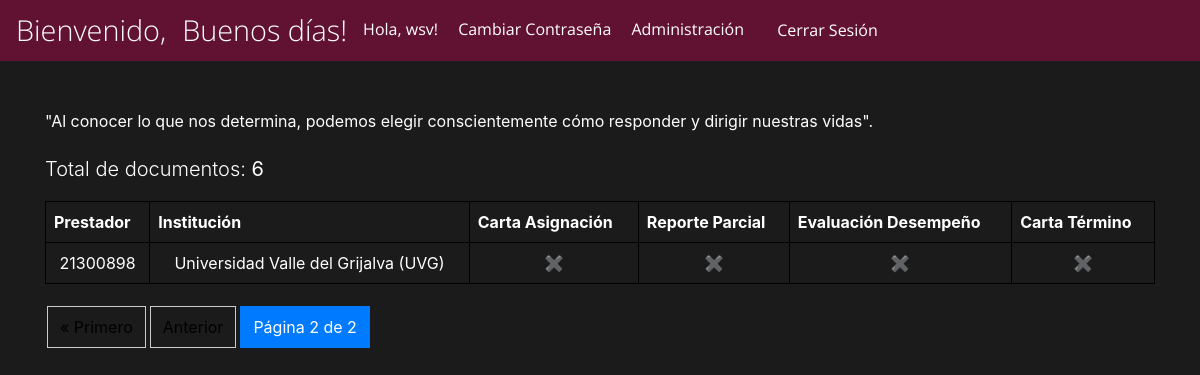
Page /?page=2 (signed in) on the committed database.
### servicio_social/models.py (models this page shows, shortened)
class ResumenDocumentos(models.Model):
    servicio_social = models.ForeignKey(ServicioSocial, on_delete=models.CASCADE, default=1)  # Use a valid ID from ServicioSocial
    carta_asignacion = models.BooleanField(default=False)
    reporte_parcial = models.BooleanField(default=False)
    evaluacion_desempeno = models.BooleanField(default=False)
    carta_termino = models.BooleanField(default=False)
    class Meta:
        verbose_name = "Resumen de Documentos"
        verbose_name_plural = "Resumen de Documentos"

class ServicioSocial(models.Model):
    prestador = models.ForeignKey(Prestador, on_delete=models.CASCADE)
    institucion = models.ForeignKey(Institucion, on_delete=models.CASCADE)
    programa = models.CharField(max_length=100)
    responsable = models.CharField(max_length=100)
    fecha_inicio = models.DateField()
    fecha_fin = models.DateField()
    horas_requeridas = models.IntegerField(default=480)
    horas_realizadas = models.IntegerField(default=0)
    actividades = models.TextField()
    class Meta:
        verbose_name = "Servicio Social"
        verbose_name_plural = "Servicios Sociales"

class Prestador(models.Model):
    nombres = models.CharField(max_length=50)
    apellido_p = models.CharField(max_length=50)
    apellido_m = models.CharField(max_length=50)
    curp = models.CharField(max_length=50, unique=True)
    telefono = models.CharField(max_length=20, null=True, blank=True)
    correo = models.EmailField(unique=True)
    matricula = models.CharField(max_length=50, unique=True)
    carrera = models.ForeignKey(Carrera, on_delete=models.CASCADE)
    activo = models.BooleanField(default=True)
    class Meta:
        verbose_name = "Prestador"
        verbose_name_plural = "Prestadores"

class Institucion(models.Model):
    nombre = models.CharField(max_length=100)
    class Meta:
        verbose_name = "Institución"
        verbose_name_plural = "Instituciones"

### servicio_social/views.py (the view)
# urls.py: path("", home, name="home"),
@login_required
def home(request):
    documentos_list = ResumenDocumentos.objects.select_related(
        'servicio_social__prestador', 'servicio_social__institucion'
    ).all()
    paginator = Paginator(documentos_list, 5)  # 5 registros por página
    page_number = request.GET.get('page')
    documentos = paginator.get_page(page_number)
    return render(request, 'home.html', {
        'documentos': documentos,
        'total_documentos': documentos_list.count()
    })

### templates/home.html (shortened to what this page needs)
{% extends 'base.html' %}
{% block content %}
{% include 'navbar.html' %}
<div class="container">
    <br></br>
    <a>"Al conocer lo que nos determina, podemos elegir conscientemente cómo responder y dirigir nuestras vidas".</a>
    <br></br>
    <h1>Total de documentos: <strong>{{ total_documentos }}</strong></h1>
    {% if documentos %}
        <table>
            <thead>
                <tr>
                    <th>Prestador</th>
                    <th>Institución</th>
                    <th>Carta Asignación</th>
                    <th>Reporte Parcial</th>
                    <th>Evaluación Desempeño</th>
                    <th>Carta Término</th>
                </tr>
            </thead>
            <tbody>
                {% for doc in documentos %}
                    <tr>
                        <td>{{ doc.servicio_social.prestador.matricula }}</td>
                        <td>{{ doc.servicio_social.institucion.nombre }}</td>
                        <td>{% if doc.carta_asignacion %}<span class="checkmark">✔</span>{% else %}<span class="crossmark">✖</span>{% endif %}</td>
                        <td>{% if doc.reporte_parcial %}<span class="checkmark">✔</span>{% else %}<span class="crossmark">✖</span>{% endif %}</td>
                        <td>{% if doc.evaluacion_desempeno %}<span class="checkmark">✔</span>{% else %}<span class="crossmark">✖</span>{% endif %}</td>
                        <td>{% if doc.carta_termino %}<span class="checkmark">✔</span>{% else %}<span class="crossmark">✖</span>{% endif %}</td>
                    </tr>
                {% endfor %}
            </tbody>
        </table>
        <div class="pagination">
            {% if documentos.has_previous %}
                <a href="?page=1">&laquo; Primero</a>
                <a href="?page={{ documentos.previous_page_number }}">Anterior</a>
            {% endif %}
            <span class="current">Página {{ documentos.number }} de {{ documentos.paginator.num_pages }}</span>
        </div>
    {% else %}
        <p>No hay documentos para mostrar.</p>
    {% endif %}
</div>
{% endblock %}

### templates/navbar.html (shortened to what this page needs)
{% block content %}
<link href="https://stackpath.bootstrapcdn.com/bootstrap/4.5.2/css/bootstrap.min.css" rel="stylesheet">
<nav class="navbar navbar-expand-lg navbar-dark" style="background-color: #611232;">
    <a class="navbar-brand" href="{% url 'home' %}">
        <h1 style="margin: 0;">Bienvenido,</h1>
    </a>
    <div class="d-flex align-items-center">
        {% if user.is_authenticated %}
            <h1 class="mb-0 mr-3" style="color: white; display: inline-block;"><span id="saludo">Cargando saludo...</span></h1>
        {% endif %}
        <div class="ml-auto">
            {% if user.is_authenticated %}
                <span class="text-white mr-3">Hola, {{ user.username }}!</span>
                <a href="{% url 'password_change' %}" class="text-white mr-3">Cambiar Contraseña</a>
                <a href="{% url 'admin:index' %}" class="text-white mr-3">Administración</a>
                <form action="{% url 'logout' %}" method="post" class="d-inline">
                    <button type="submit" class="btn btn-link text-white">Cerrar Sesión</button>
                </form>
            {% else %}
                <a href="{% url 'login' %}" class="text-white mr-3">Iniciar Sesión</a>
                <a href="{% url 'password_reset' %}" class="text-white">Restablecer Contraseña</a>
            {% endif %}
        </div>
    </div>
</nav>
{% endblock %}

### templates/home.html (style rules this page uses)
table { width: 100%; border-collapse: collapse; margin-top: 20px; }
th, td { border: 1px solid black; padding: 8px; text-align: center; }
.crossmark { color: red; font-weight: bold; }
.pagination { margin-top: 20px; text-align: center; }
.pagination a, .pagination span { display: inline-block; padding: 8px 12px; margin: 2px; border: 1px solid #ccc; text-decoration: none; color: black; }
.pagination .current { background-color: #007BFF; color: white; border-color: #007BFF; }

### templates/navbar.html (style rules this page uses)
body { background-color: #1b1b1b; color: white; }
h1 { margin: 0 0 20px; font-weight: 300; font-size: 1.25rem; }
.navbar { font-family: 'Open Sans', sans-serif; }
.navbar h1 { background-color: #611232; margin: 0; font-weight: 300; font-size: 1.8rem; color: white; }

### rows in the picture
ResumenDocumentos: servicio_social.prestador.matricula "21300898", servicio_social.institucion.nombre "Universidad Valle del Grijalva (UVG)"

### other values in the picture
{{ user.username }} "wsv"
{{ total_documentos }} "6"
{{ documentos.number }} "2"
{{ documentos.paginator.num_pages }} "2"
